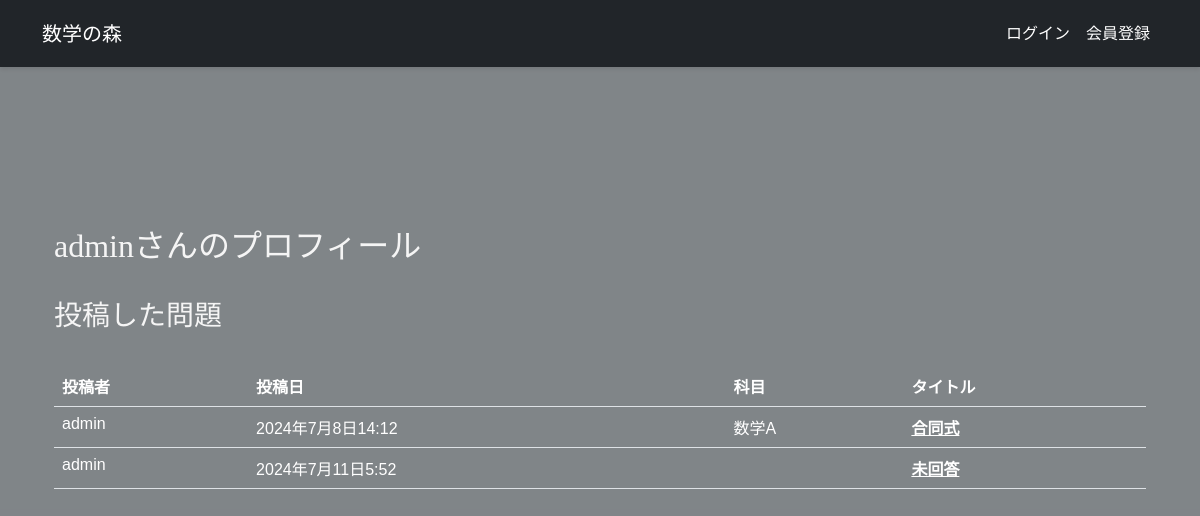
Page /studysite/profile/1/ on the earlier database version.
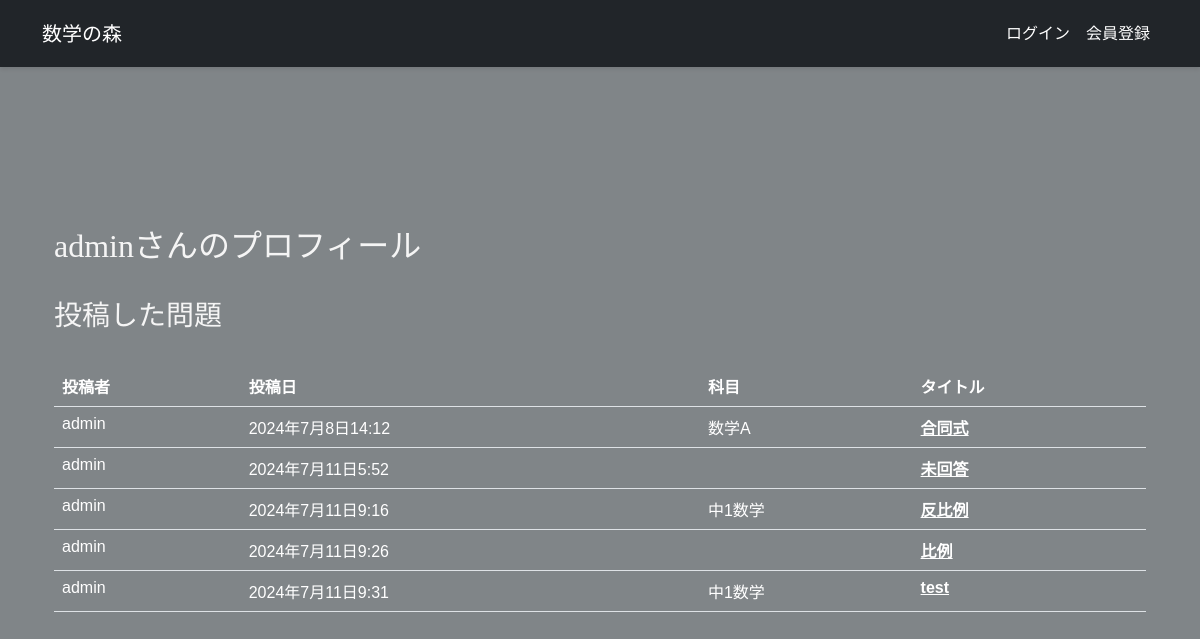
Same page on the later database version.
### studysite/models.py (models this page shows, shortened)
class Studysite(models.Model):
    title = models.CharField('タイトル', max_length=128)
    image = models.ImageField('問題画像', upload_to='image/', blank=True)
    question = models.TextField('問題', blank=True)
    answer = models.TextField('解答', blank=True)
    created_by = models.ForeignKey(settings.AUTH_USER_MODEL,
                                   verbose_name='投稿者',
                                   on_delete=models.CASCADE)
    created_at = models.DateTimeField('投稿日', auto_now_add=True)
    updated_at = models.DateTimeField('更新日', auto_now=True)
    tags = models.ManyToManyField(Tag, blank=True)
    likes = models.PositiveIntegerField(default=0)

class Tag(models.Model):
    name = models.CharField(max_length=100)

### studysite/views.py (the view)
# urls.py: path('profile/<int:user_id>/', views.profile, name='profile'),
def profile(request, user_id):
    user = get_object_or_404(User, pk=user_id)
    snippets = Studysite.objects.filter(created_by=user)
    context = {
        'user_profile': user,
        'snippets': snippets
    }
    return render(request, 'profile.html', context)

### studysite/templates/snippets/profile.html
{% extends 'base.html' %}
{% load static %}
{% load django_bootstrap5 %}
{% load widget_tweaks %}
{% block main %}
<div class="container profile">
    <h2>{{ user_profile.username }}さんのプロフィール</h2><br>
    <h3>投稿した問題</h3><br>
    {% if snippets %}
    <table class="table">
        <thead>
        <tr>
            <th>投稿者</th>
            <th>投稿日</th>
            <th>科目</th>
            <th>タイトル</th>
        </tr>
        </thead>
        <tbody>
            {% for snippet in snippets %}
                <tr>
                    <td>{{ snippet.created_by.username }}</td>
                    <td>{{ snippet.created_at }}</td>
                    <td>
                        {% if snippet.tags %}
                            {% for tag in snippet.tags.all %}
                                <span>{{ tag.name }}</span>
                            {% endfor %}
                        {% else %}
                            <span>empty<span>
                        {% endif %}
                    <th><a href="{% url 'snippet_detail' snippet.id %}" style="color:#ffffff;">{{ snippet.title }}</a></th>
                </tr>
            {% endfor %}
        </tbody>
    </table>
    {% else %}
        <p>問題はまだ投稿されていません．</p>
    {% endif %}
</div>
{% endblock %}

Differences in the rows shown:
added Studysite: created_by.username "admin", created_at "2024年7月11日9:16", title "反比例"
now on this page (row unchanged): Tag: name "中1数学"
added Studysite: created_by.username "admin", created_at "2024年7月11日9:26", title "比例"
added Studysite: created_by.username "admin", created_at "2024年7月11日9:31", title "test"
